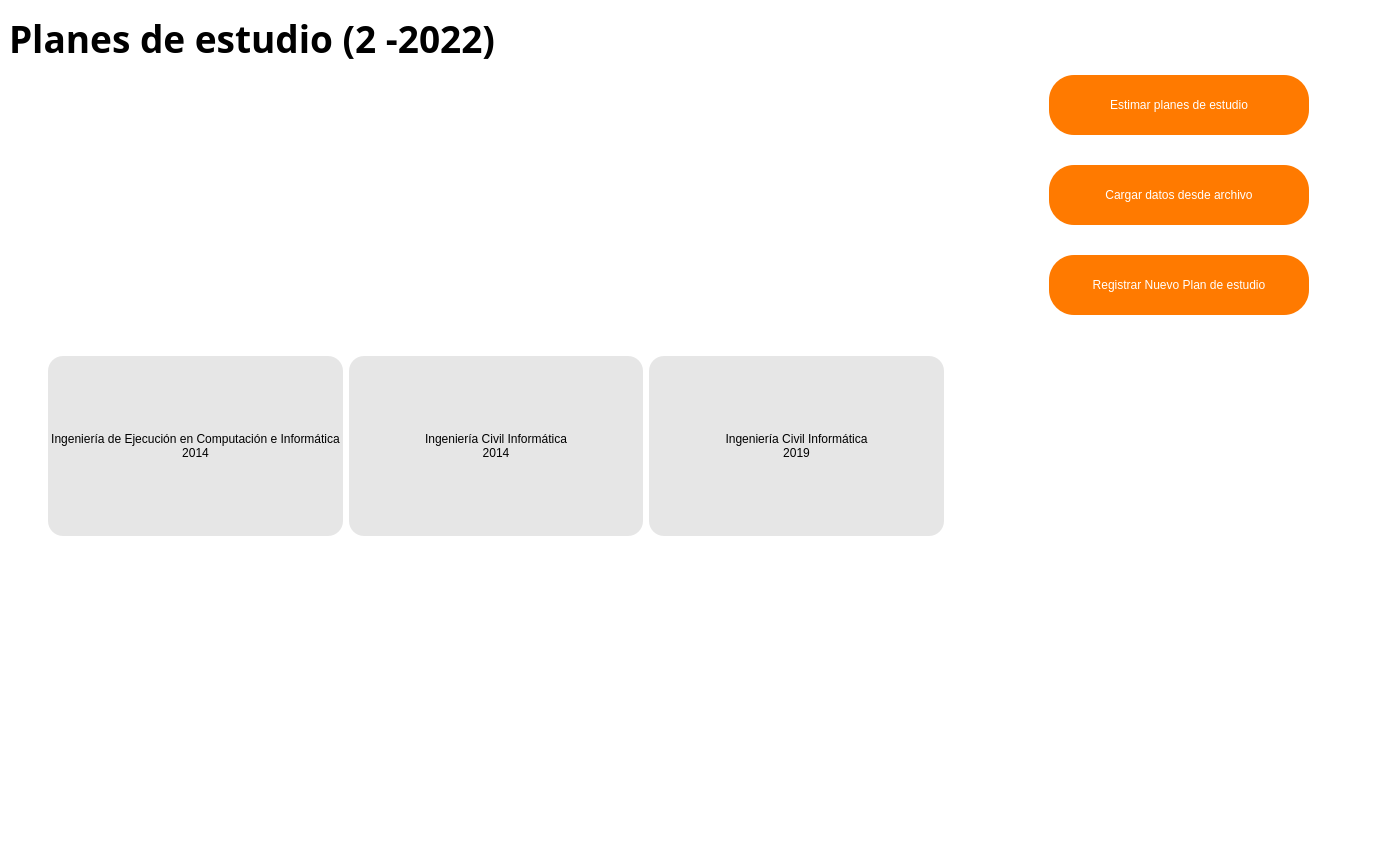
<?xml version="1.0" encoding="UTF-8"?>
<ui version="4.0">
 <class>MainWindow</class>
 <widget class="QMainWindow" name="MainWindow">
  <property name="geometry">
   <rect>
    <x>0</x>
    <y>0</y>
    <width>1378</width>
    <height>847</height>
   </rect>
  </property>
  <property name="sizePolicy">
   <sizepolicy hsizetype="Preferred" vsizetype="Preferred">
    <horstretch>0</horstretch>
    <verstretch>0</verstretch>
   </sizepolicy>
  </property>
  <property name="windowTitle">
   <string>PCCA</string>
  </property>
  <property name="layoutDirection">
   <enum>Qt::LeftToRight</enum>
  </property>
  <property name="styleSheet">
   <string notr="true">QMainWindow {
	background-color: white;
	border-image: url(:/imagenes/assets/Image.png) 0 0 0 0 stretch stretch;
	background-repeat: no-repeat;
	background-position: center;
}</string>
  </property>
  <property name="tabShape">
   <enum>QTabWidget::Rounded</enum>
  </property>
  <widget class="QWidget" name="main_widget">
   <layout class="QVBoxLayout" name="verticalLayout_4">
    <item>
     <widget class="QLabel" name="label">
      <property name="minimumSize">
       <size>
        <width>1360</width>
        <height>60</height>
       </size>
      </property>
      <property name="font">
       <font>
        <family>Bahnschrift</family>
        <pointsize>28</pointsize>
        <weight>75</weight>
        <italic>false</italic>
        <bold>true</bold>
       </font>
      </property>
      <property name="styleSheet">
       <string notr="true"/>
      </property>
      <property name="text">
       <string>Planes de estudio (2 -2022)</string>
      </property>
      <property name="textFormat">
       <enum>Qt::RichText</enum>
      </property>
     </widget>
    </item>
    <item>
     <layout class="QVBoxLayout" name="verticalLayout">
      <item>
       <layout class="QHBoxLayout" name="horizontalLayout">
        <item>
         <widget class="QScrollArea" name="scrollArea">
          <property name="minimumSize">
           <size>
            <width>0</width>
            <height>600</height>
           </size>
          </property>
          <property name="styleSheet">
           <string notr="true">background-color: rgba(0,0,0,0);</string>
          </property>
          <property name="frameShape">
           <enum>QFrame::NoFrame</enum>
          </property>
          <property name="lineWidth">
           <number>1</number>
          </property>
          <property name="widgetResizable">
           <bool>true</bool>
          </property>
          <widget class="QWidget" name="scrollAreaWidgetContents">
           <property name="geometry">
            <rect>
             <x>0</x>
             <y>0</y>
             <width>963</width>
             <height>600</height>
            </rect>
           </property>
           <property name="maximumSize">
            <size>
             <width>16777215</width>
             <height>16777215</height>
            </size>
           </property>
           <property name="contextMenuPolicy">
            <enum>Qt::DefaultContextMenu</enum>
           </property>
           <layout class="QVBoxLayout" name="verticalLayout_5">
            <item>
             <layout class="QGridLayout" name="gridLayout">
              <property name="sizeConstraint">
               <enum>QLayout::SetMaximumSize</enum>
              </property>
              <property name="leftMargin">
               <number>30</number>
              </property>
              <property name="rightMargin">
               <number>30</number>
              </property>
              <item row="1" column="3">
               <widget class="QPushButton" name="button_civil2019">
                <property name="sizePolicy">
                 <sizepolicy hsizetype="Minimum" vsizetype="Minimum">
                  <horstretch>0</horstretch>
                  <verstretch>0</verstretch>
                 </sizepolicy>
                </property>
                <property name="styleSheet">
                 <string notr="true">.QPushButton {
	background: #E6E6E6;
	border-radius: 15px;
}

.QPushButton:hover {
	background: #083C87;
	color: white;
}

.QPushButton:pressed {
	background: #FF7A00;
	color: white;
}
</string>
                </property>
                <property name="text">
                 <string>Ingeniería Civil Informática
2019</string>
                </property>
               </widget>
              </item>
              <item row="1" column="2">
               <widget class="QPushButton" name="button_civil2014">
                <property name="sizePolicy">
                 <sizepolicy hsizetype="Minimum" vsizetype="Minimum">
                  <horstretch>0</horstretch>
                  <verstretch>0</verstretch>
                 </sizepolicy>
                </property>
                <property name="styleSheet">
                 <string notr="true">.QPushButton {
	background: #E6E6E6;
	border-radius: 15px;
}

.QPushButton:hover {
	background: #083C87;
	color: white;
}

.QPushButton:pressed {
	background: #FF7A00;
	color: white;
}
</string>
                </property>
                <property name="text">
                 <string>Ingeniería Civil Informática
2014</string>
                </property>
               </widget>
              </item>
              <item row="1" column="1">
               <widget class="QPushButton" name="button_ejecu2014">
                <property name="sizePolicy">
                 <sizepolicy hsizetype="Minimum" vsizetype="Minimum">
                  <horstretch>0</horstretch>
                  <verstretch>0</verstretch>
                 </sizepolicy>
                </property>
                <property name="minimumSize">
                 <size>
                  <width>0</width>
                  <height>180</height>
                 </size>
                </property>
                <property name="maximumSize">
                 <size>
                  <width>16777215</width>
                  <height>180</height>
                 </size>
                </property>
                <property name="styleSheet">
                 <string notr="true">.QPushButton {
	background: #E6E6E6;
	border-radius: 15px;
}

.QPushButton:hover {
	background: #083C87;
	color: white;
}

.QPushButton:pressed {
	background: #FF7A00;
	color: white;
}
</string>
                </property>
                <property name="text">
                 <string>Ingeniería de Ejecución en Computación e Informática
2014</string>
                </property>
               </widget>
              </item>
             </layout>
            </item>
           </layout>
          </widget>
         </widget>
        </item>
        <item>
         <spacer name="horizontalSpacer_2">
          <property name="orientation">
           <enum>Qt::Horizontal</enum>
          </property>
          <property name="sizeType">
           <enum>QSizePolicy::Fixed</enum>
          </property>
          <property name="sizeHint" stdset="0">
           <size>
            <width>60</width>
            <height>20</height>
           </size>
          </property>
         </spacer>
        </item>
        <item>
         <layout class="QVBoxLayout" name="verticalLayout_2">
          <property name="spacing">
           <number>30</number>
          </property>
          <property name="sizeConstraint">
           <enum>QLayout::SetFixedSize</enum>
          </property>
          <property name="rightMargin">
           <number>60</number>
          </property>
          <item>
           <widget class="QPushButton" name="button_estimar">
            <property name="minimumSize">
             <size>
              <width>260</width>
              <height>60</height>
             </size>
            </property>
            <property name="maximumSize">
             <size>
              <width>400</width>
              <height>16777215</height>
             </size>
            </property>
            <property name="styleSheet">
             <string notr="true">.QPushButton {
	color: white;
	background: #FF7A00;
	border-radius: 25px;
}

.QPushButton:hover {
	background: #083C87;
}

.QPushButton:pressed {
	background: #E6E6E6;
}</string>
            </property>
            <property name="text">
             <string>Estimar planes de estudio</string>
            </property>
           </widget>
          </item>
          <item>
           <widget class="QPushButton" name="button_cargar">
            <property name="minimumSize">
             <size>
              <width>260</width>
              <height>60</height>
             </size>
            </property>
            <property name="maximumSize">
             <size>
              <width>400</width>
              <height>16777215</height>
             </size>
            </property>
            <property name="styleSheet">
             <string notr="true">.QPushButton {
	color: white;
	background: #FF7A00;
	border-radius: 25px;
}

.QPushButton:hover {
	background: #083C87;
}

.QPushButton:pressed {
	background: #E6E6E6;
}</string>
            </property>
            <property name="text">
             <string>Cargar datos desde archivo</string>
            </property>
           </widget>
          </item>
          <item>
           <widget class="QPushButton" name="button_registrar">
            <property name="minimumSize">
             <size>
              <width>260</width>
              <height>60</height>
             </size>
            </property>
            <property name="maximumSize">
             <size>
              <width>400</width>
              <height>16777215</height>
             </size>
            </property>
            <property name="styleSheet">
             <string notr="true">.QPushButton {
	color: white;
	background: #FF7A00;
	border-radius: 25px;
}

.QPushButton:hover {
	background: #083C87;
}

.QPushButton:pressed {
	background: #E6E6E6;
}</string>
            </property>
            <property name="text">
             <string>Registrar Nuevo Plan de estudio</string>
            </property>
           </widget>
          </item>
          <item>
           <spacer name="verticalSpacer">
            <property name="orientation">
             <enum>Qt::Vertical</enum>
            </property>
            <property name="sizeHint" stdset="0">
             <size>
              <width>20</width>
              <height>40</height>
             </size>
            </property>
           </spacer>
          </item>
         </layout>
        </item>
       </layout>
      </item>
      <item alignment="Qt::AlignHCenter">
       <widget class="QLabel" name="label_3">
        <property name="sizePolicy">
         <sizepolicy hsizetype="Fixed" vsizetype="Fixed">
          <horstretch>0</horstretch>
          <verstretch>0</verstretch>
         </sizepolicy>
        </property>
        <property name="text">
         <string/>
        </property>
        <property name="pixmap">
         <pixmap>assets/logo-diinf.PNG</pixmap>
        </property>
        <property name="scaledContents">
         <bool>false</bool>
        </property>
       </widget>
      </item>
     </layout>
    </item>
   </layout>
  </widget>
 </widget>
 <tabstops>
  <tabstop>scrollArea</tabstop>
  <tabstop>button_ejecu2014</tabstop>
  <tabstop>button_civil2014</tabstop>
  <tabstop>button_civil2019</tabstop>
  <tabstop>button_estimar</tabstop>
  <tabstop>button_cargar</tabstop>
  <tabstop>button_registrar</tabstop>
 </tabstops>
 <resources>
  <include location="recursos.qrc"/>
 </resources>
 <connections/>
</ui>
